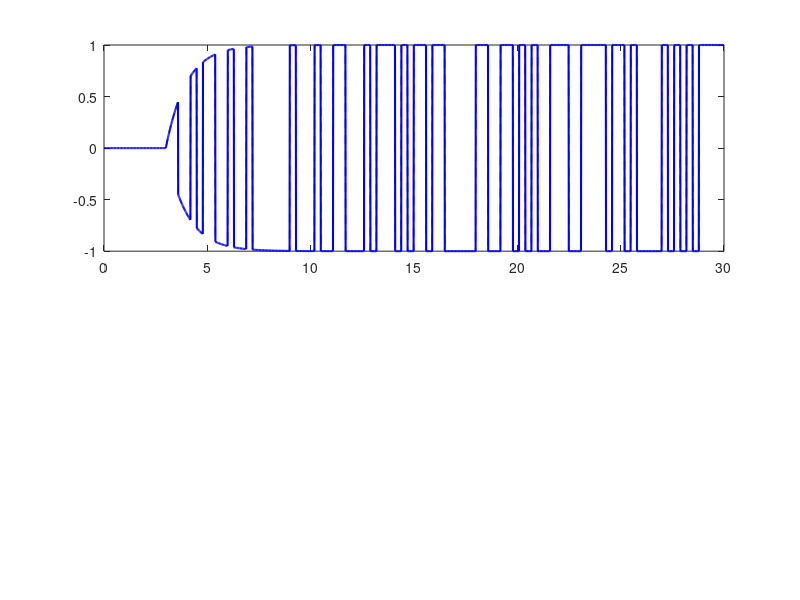

MATLAB code for this plot: (Note: this script raises an error after producing the figure.)
% =========================================================================
% Identyfikacja Systemów Dynamicznych - Projekt HILSys
% Protokół S03: Wstępne przetwarzanie danych
% Autorzy: Jakub Jagodziński, Konstanty Kaszubski, Adam Klimczak
% Wariant 02 (IV, GREY-BOX, Czas Ciągły)
% =========================================================================

clear all; close all; clc;

%% 1. Parametry podstawowe środowiska
Tp = 0.01; % Okres próbkowania podany w specyfikacji danych [s]

%% 2. Wczytanie danych z plików .mat
% Struktura plików zakłada obecność wektorów 'u' (wejście) i 'y' (wyjście)
disp('Wczytywanie danych pomiarowych...');
dataA = load('IdentDataA.mat');
dataB = load('IdentDataB.mat');
dataC = load('IdentDataC.mat');

% Deklaracja wektorów (wymuszenie wejścia na wektory kolumnowe dla spójności)
u_A = dataA.u(:); y_A = dataA.y(:);
u_B = dataB.u(:); y_B = dataB.y(:);
u_C = dataC.u(:); y_C = dataC.y(:);

% Długość próbek i tworzenie wektora czasu
N = length(y_A); 
t = (0:N-1)' * Tp;

%% 3. Odjęcie składowej stałej (punktu pracy)
% Zgodnie z protokołem wykorzystujemy początkowe próbki stanu ustalonego
N_steady = 150;

% Obliczanie średniej z początkowych stanów (punkt pracy)
y0_A = mean(y_A(1:N_steady)); u0_A = mean(u_A(1:N_steady));
y0_B = mean(y_B(1:N_steady)); u0_B = mean(u_B(1:N_steady));
y0_C = mean(y_C(1:N_steady)); u0_C = mean(u_C(1:N_steady));

% Przesunięcie sygnałów (centrowanie wokół zera)
u_A_proc = u_A - u0_A; y_A_proc = y_A - y0_A;
u_B_proc = u_B - u0_B; y_B_proc = y_B - y0_B;
u_C_proc = u_C - u0_C; y_C_proc = y_C - y0_C;

%% 4. Analiza wizualna i weryfikacja
figure('Name', 'S03: Przetwarzanie Danych - Zbiór A', 'NumberTitle', 'off', 'Position', [100 100 800 600]);

% Wykres wymuszenia (Sygnał u)
subplot(2,1,1);
plot(t, u_A, 'b--', 'LineWidth', 1); hold on;
plot(t, u_A_proc, 'b', 'LineWidth', 1.5);
xline(t(N_steady), 'k:', 'Koniec liczenia śr.');
title('Sygnał sterujący u(t) - Zbiór A');
xlabel('Czas [s]'); ylabel('Amplituda [V/jednostka]');
legend('Sygnał surowy', 'Po odjęciu punktu pracy', 'Location', 'best');
grid on;

% Wykres odpowiedzi (Sygnał y)
subplot(2,1,2);
plot(t, y_A, 'r--', 'LineWidth', 1); hold on;
plot(t, y_A_proc, 'r', 'LineWidth', 1.5);
xline(t(N_steady), 'k:', 'Koniec liczenia śr.');
title('Sygnał wyjściowy y(t) - Zbiór A');
xlabel('Czas [s]'); ylabel('Amplituda [jednostka]');
legend('Sygnał surowy', 'Po odjęciu punktu pracy', 'Location', 'best');
grid on;

%% 5. Przypisanie do zbiorów: Estymacyjny (Ze) i Weryfikacyjne (Zv)
% Na podstawie protokołu rozdzielamy przetworzone serie
Ze.u = u_A_proc; Ze.y = y_A_proc; Ze.t = t;
Zv1.u = u_B_proc; Zv1.y = y_B_proc; Zv1.t = t;
Zv2.u = u_C_proc; Zv2.y = y_C_proc; Zv2.t = t;

disp('----------------------------------------------------');
disp('Przetwarzanie S03 zakończone sukcesem.');
disp('Punkt pracy usunięto z użyciem pierwszych 150 próbek.');
disp('Podział zbiorów:');
disp(' - Zbiór Estymacyjny (Ze)   : IdentDataA');
disp(' - Zbiór Weryfikacyjny (Zv1): IdentDataB');
disp(' - Zbiór Weryfikacyjny (Zv2): IdentDataC');
disp('----------------------------------------------------');
